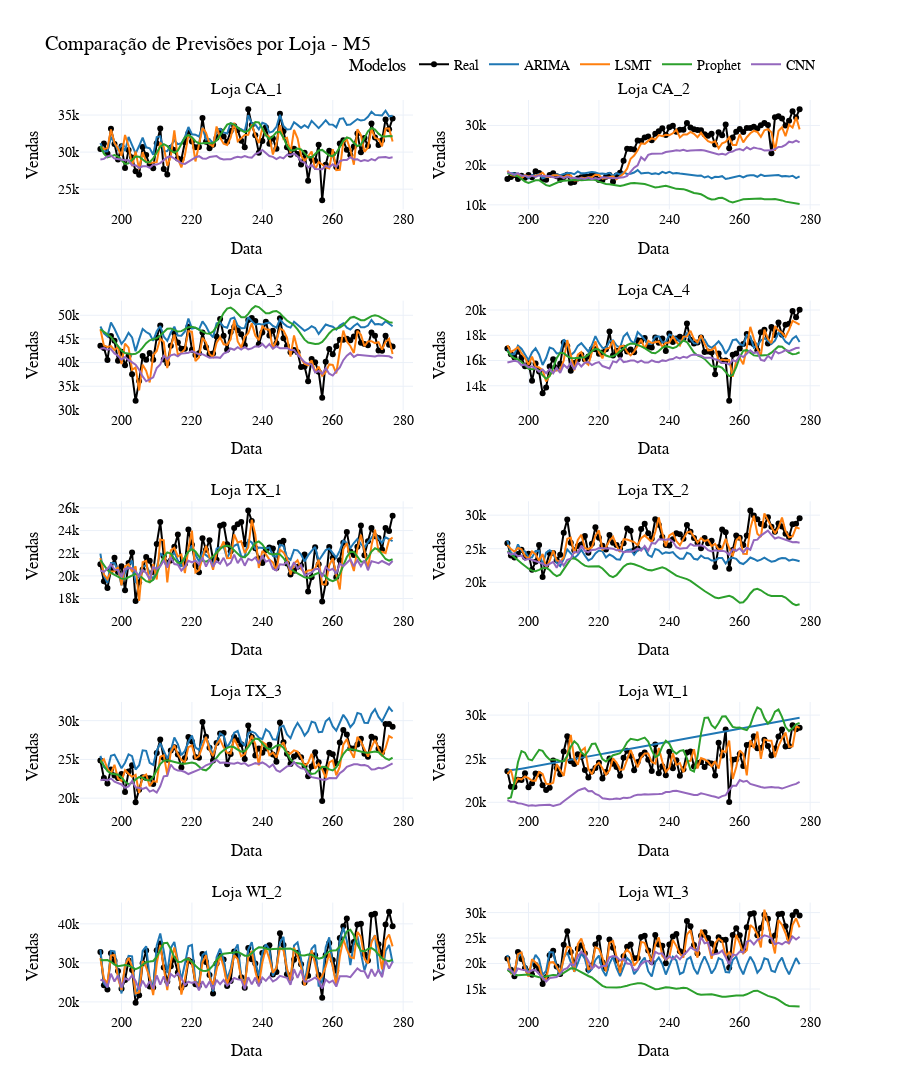

The notebook cell this image was saved under:
### Code cell
from plotly.subplots import make_subplots

# Obter a lista de lojas únicas
lojas = arima_df_m5_loja['Loja'].unique()

# Criar a figura com subplots
fig = make_subplots(rows=5, cols=2, shared_xaxes=False, subplot_titles=[f"Loja {loja}" for loja in lojas[:10]])

# Adicionar as linhas para cada loja
for i, loja in enumerate(lojas[:10]):
    df_arima = arima_df_m5_loja[arima_df_m5_loja['Loja'] == loja]
    df_cnn = cnn_df_m5_loja[cnn_df_m5_loja['Loja'] == loja]
    df_lsmt = lsmt_df_m5_loja[lsmt_df_m5_loja['Loja'] == loja]
    df_prophet = prophet_df_m5_loja[prophet_df_m5_loja['Loja'] == loja]

    row = (i // 2) + 1
    col = (i % 2) + 1

    fig.add_trace(go.Scatter(x=df_arima['Data'], y=df_arima['Real'], mode='lines+markers', name='Real', line=dict(color='black'), showlegend=(i == 0)), row=row, col=col)
    fig.add_trace(go.Scatter(x=df_arima['Data'], y=df_arima['Previsto'], mode='lines', name='ARIMA', line=dict(color='#1f77b4'), showlegend=(i == 0)), row=row, col=col)
    fig.add_trace(go.Scatter(x=df_lsmt['Data'], y=df_lsmt['Previsto'], mode='lines', name='LSMT', line=dict(color='#ff7f0e'), showlegend=(i == 0)), row=row, col=col)
    fig.add_trace(go.Scatter(x=df_arima['Data'], y=df_prophet['Previsto'], mode='lines', name='Prophet', line=dict(color='#2ca02c'), showlegend=(i == 0)), row=row, col=col)
    fig.add_trace(go.Scatter(x=df_cnn['Data'], y=df_cnn['Previsto'], mode='lines', name='CNN', line=dict(color='#9467bd'), showlegend=(i == 0)), row=row, col=col)

    fig.update_xaxes(title_text='Data', row=row, col=col)
    fig.update_yaxes(title_text='Vendas', row=row, col=col)

# Configurações do layout
fig.update_layout(
    height=1500,
    title_text="Comparação de Previsões por Loja - M5",
    template='plotly_white',
    font=dict(
        family="Arial, sans-serif",
        size=14,
        color="black"
    ),
    legend=dict(
        title="Modelos",
        orientation="h",
        yanchor="bottom",
        y=1.02,
        xanchor="right",
        x=1
    ),
    legend_tracegroupgap=0
)

# Atualiza a visibilidade das linhas para que a legenda interaja com todos os gráficos
for trace in fig['data']:
    trace['legendgroup'] = trace['name']
    trace['showlegend'] = False

# Mostra apenas uma linha do grupo na legenda
fig['data'][0]['showlegend'] = True
fig['data'][1]['showlegend'] = True
fig['data'][2]['showlegend'] = True
fig['data'][3]['showlegend'] = True
fig['data'][4]['showlegend'] = True

fig.show()
